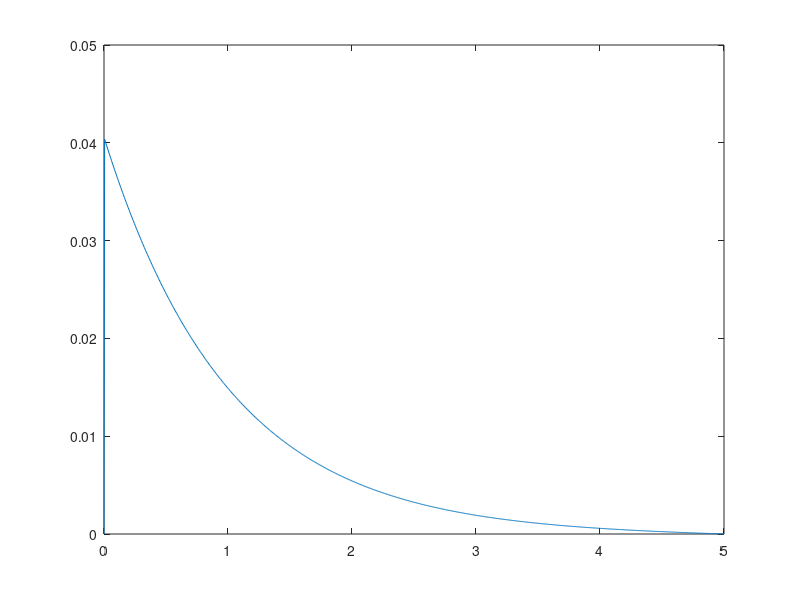

The MATLAB source for this figure:
clear all
clc

rMin = 1e-10;
rMax = 5;
nPoints = 1000;
radius = linspace(rMin,rMax,nPoints);
stepWidth = (rMax-rMin)/(nPoints-1);

H = zeros(nPoints);
% Diagonal
for i = 1:nPoints
    H(i,i) = 1/stepWidth^2 - 1/radius(i);
end

% Sub- and superdiagonals
for i = 2:nPoints
    H(i,i-1) = -.5/stepWidth^2;
    H(i-1,i) = -.5/stepWidth^2;
end

H(1,1) = 1;
H(1,2) = 0;
H(end,end)=1;
H(end,end-1)=0;

[vectors, values] = eig(H);

values = sum(values);
gsEig = sort(values);
disp(gsEig(1:5)*27.21)
gsEig = gsEig(1);
gsIndex = find(values == gsEig);
gsWave = vectors(:,gsIndex);

plot(radius, abs(gsWave)./(sqrt(4*pi)*radius'))
disp('Ground state energy [eV]')
disp(gsEig*27.21)
